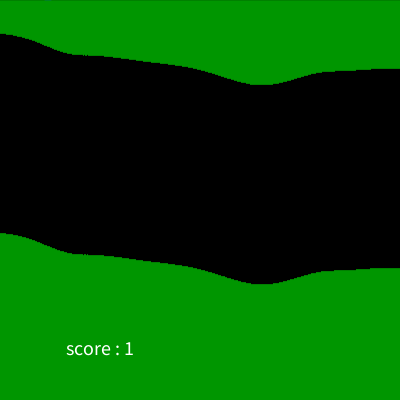
Frame 1 (no input)
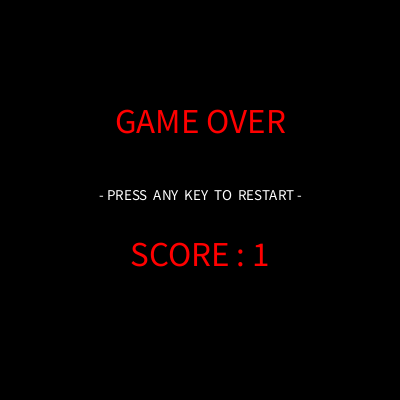
Frame 60 (the mouse pressed at the canvas centre just before this capture)
Frame 120 (the mouse held since frame 60 and released just before this capture): identical to frame 60, image omitted

The Processing sketch that drew these frames (run headless with seeded random() and noise(); from frame 60 on, the mouse is pressed at the canvas centre):

// Processing sketch: processing_100829
// ── processing_100829.pde

void setup() {
  size(400, 400);
  noStroke();
  spacing = 100;
  grav = 0; 
  seed = random(10000);
  ypos = n*height;
  for (int i = 0; i < trail.length; i++) {
    trail[i] = -50;
  }
  c = 1;
}

boolean go = true;

float x = 100;
float move;
float spacing;
float seed;
float n;
float timer;

boolean goDown;
float ypos;
float grav;

int score;

float[] trail = new float[50];

float c;

void draw() {
  c=(c+1)%255;
  //colorMode(HSB);
  colorMode(RGB);
  //fill(c, 255, 255, 30);
  //fill(0, 20);
  //rect(0, 0, width, height);  
  //background(c, 255, 255);
  background(0);

  if (go == true) {
    move();
    terrain();
  }
  else {
    textSize(35);
    textAlign(CENTER);
    fill(255, 0, 0);
    text("GAME OVER", width/2, height/3);
    text("SCORE : " + score, width/2, height*2/3);
    textSize(15);
    fill(255);
    text("- PRESS  ANY  KEY  TO  RESTART -", width/2, height/2);
  }
  if (get (50, (int)ypos) == color(0, 150, 0) || ypos >= height || ypos <= 0) {
    go = false;
  }
}

void mousePressed() {
  goDown = true;
}

void mouseReleased() {
  goDown = false;
}

void keyReleased() {
  if (go == false) {
    go = true;
    grav = 0;
    seed = random(10000);
    score = 0;
    spacing = 100;
    ypos = n*height;
    for (int i = 0; i < trail.length; i++) {
      trail[i] = -50;
    }
  }
}

void terrain() {
  noiseSeed((long)seed);
  for (int i = 0; i < width; i++) {
    n = noise((x + i)*.002, .002);
    stroke(0, 150, 0);
    //stroke(c, 255, 150);
    line(i, n*height + spacing, i, height);  
    line(i, 0, i, n*height - spacing);
  }
  textSize(20);
  textAlign(CENTER);
  fill(255);
  text("score : " + score, width/4, height*8/9);
}

void move() {  
  score++;
  x+=6;
  spacing-=.02;
  timer++;

  noStroke();

  fill(0, 0, 255);

  for (int i = 0; i < 12.5; i++) { 
    if (i != 12) {
      trail[i] = trail[i+1];
    }
    else {
      trail[i] = ypos;
    }
    ellipse(i*4, trail[i], 7, 7);
  }


  ypos+=grav;
  if (goDown == false) {
    grav+=.15;
  }
  else {
    grav-=.15;
  }
}
